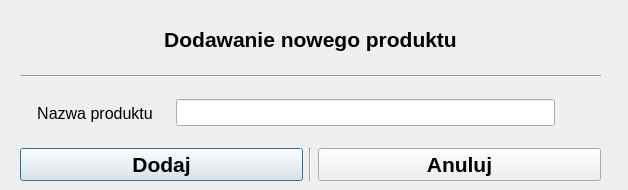
<?xml version="1.0" encoding="UTF-8"?>
<ui version="4.0">
 <class>AddProduct</class>
 <widget class="QDialog" name="AddProduct">
  <property name="geometry">
   <rect>
    <x>0</x>
    <y>0</y>
    <width>628</width>
    <height>190</height>
   </rect>
  </property>
  <property name="windowTitle">
   <string>Dialog</string>
  </property>
  <widget class="QWidget" name="verticalLayoutWidget">
   <property name="geometry">
    <rect>
     <x>20</x>
     <y>10</y>
     <width>581</width>
     <height>171</height>
    </rect>
   </property>
   <layout class="QVBoxLayout" name="verticalLayout">
    <item>
     <widget class="QLabel" name="label_7">
      <property name="font">
       <font>
        <family>Arial</family>
        <pointsize>16</pointsize>
        <weight>75</weight>
        <bold>true</bold>
       </font>
      </property>
      <property name="text">
       <string>Dodawanie nowego produktu</string>
      </property>
      <property name="alignment">
       <set>Qt::AlignCenter</set>
      </property>
     </widget>
    </item>
    <item>
     <widget class="Line" name="line_5">
      <property name="orientation">
       <enum>Qt::Horizontal</enum>
      </property>
     </widget>
    </item>
    <item>
     <layout class="QHBoxLayout" name="horizontalLayout_3">
      <item>
       <widget class="QLabel" name="label_8">
        <property name="minimumSize">
         <size>
          <width>150</width>
          <height>0</height>
         </size>
        </property>
        <property name="font">
         <font>
          <pointsize>12</pointsize>
         </font>
        </property>
        <property name="text">
         <string>Nazwa produktu</string>
        </property>
        <property name="alignment">
         <set>Qt::AlignCenter</set>
        </property>
       </widget>
      </item>
      <item>
       <widget class="QLineEdit" name="productName">
        <property name="font">
         <font>
          <pointsize>12</pointsize>
         </font>
        </property>
        <property name="maxLength">
         <number>32773</number>
        </property>
       </widget>
      </item>
      <item>
       <widget class="QLabel" name="label_9">
        <property name="minimumSize">
         <size>
          <width>40</width>
          <height>0</height>
         </size>
        </property>
        <property name="maximumSize">
         <size>
          <width>40</width>
          <height>16777215</height>
         </size>
        </property>
        <property name="font">
         <font>
          <pointsize>12</pointsize>
         </font>
        </property>
        <property name="text">
         <string/>
        </property>
        <property name="alignment">
         <set>Qt::AlignCenter</set>
        </property>
       </widget>
      </item>
     </layout>
    </item>
    <item>
     <layout class="QHBoxLayout" name="horizontalLayout_4">
      <item>
       <widget class="QPushButton" name="addButton">
        <property name="font">
         <font>
          <family>Arial</family>
          <pointsize>16</pointsize>
          <weight>75</weight>
          <bold>true</bold>
         </font>
        </property>
        <property name="text">
         <string>Dodaj</string>
        </property>
       </widget>
      </item>
      <item>
       <widget class="Line" name="line_3">
        <property name="orientation">
         <enum>Qt::Vertical</enum>
        </property>
       </widget>
      </item>
      <item>
       <widget class="QPushButton" name="cancelButton">
        <property name="font">
         <font>
          <family>Arial</family>
          <pointsize>16</pointsize>
          <weight>75</weight>
          <bold>true</bold>
         </font>
        </property>
        <property name="text">
         <string>Anuluj</string>
        </property>
       </widget>
      </item>
     </layout>
    </item>
   </layout>
  </widget>
 </widget>
 <resources/>
 <connections/>
</ui>
